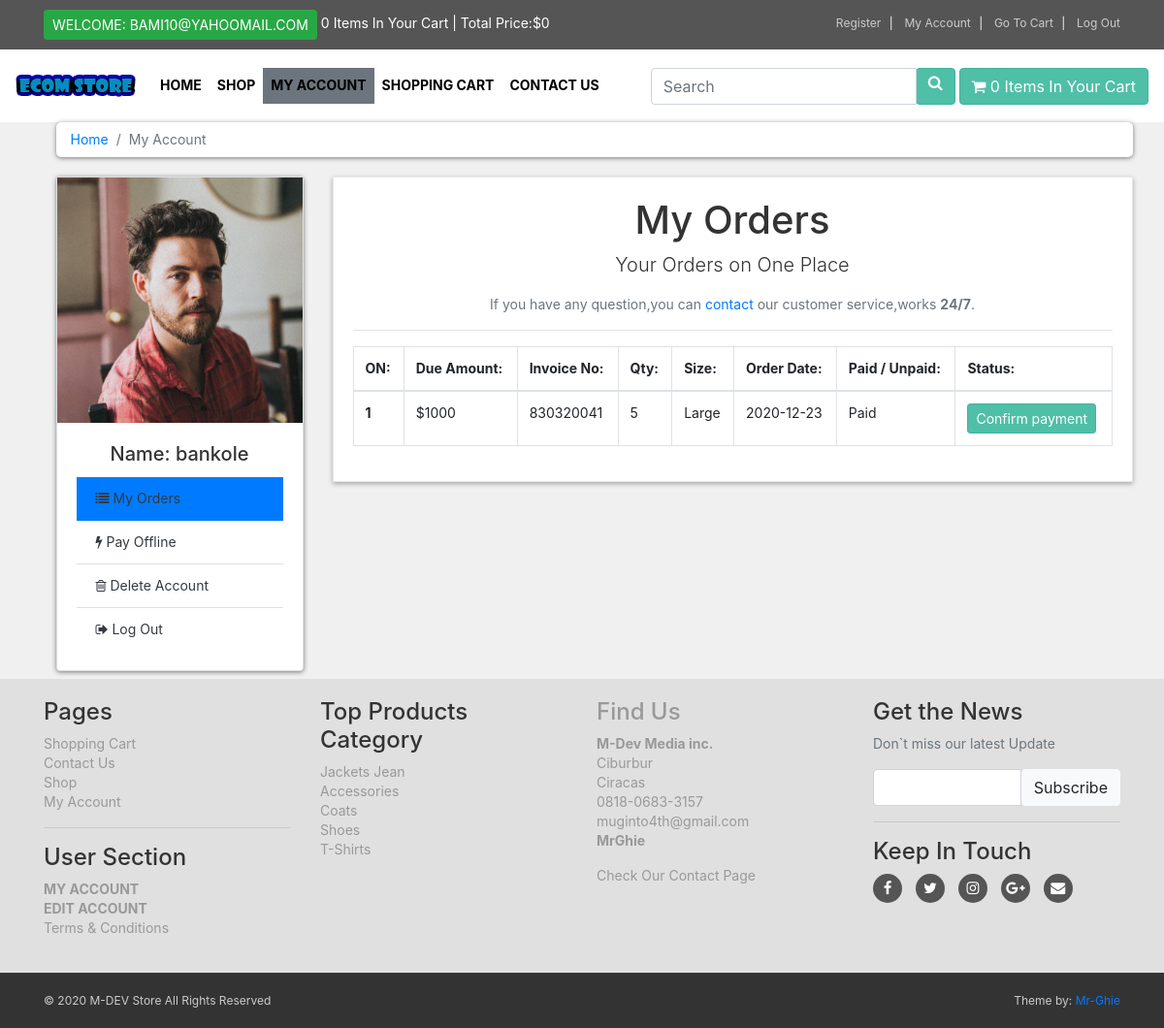
The app's page /customer/my_account.php?my_orders (signed in) with its own data.
### tables this page shows
CREATE TABLE `customers` (
  `customer_id` int(100) NOT NULL,
  `customer_name` varchar(255) NOT NULL,
  `customer_email` varchar(255) NOT NULL,
  `customer_pass` varchar(255) NOT NULL,
  `customer_country` text NOT NULL,
  `customer_cty` text NOT NULL,
  `customer_contact` varchar(255) NOT NULL,
  `customer_address` text NOT NULL,
  `customer_image` varchar(100) NOT NULL,
  `customer_ip` varchar(100) NOT NULL
);

CREATE TABLE `customer_orders` (
  `order_id` int(100) NOT NULL,
  `customer_id` int(100) NOT NULL,
  `due_amount` int(100) NOT NULL,
  `invoice_no` int(100) NOT NULL,
  `qty` int(100) NOT NULL,
  `size` text NOT NULL,
  `order_date` date NOT NULL,
  `order_status` text NOT NULL
);

CREATE TABLE `product_categories` (
  `p_cat_id` int(100) NOT NULL,
  `p_cat_title` text NOT NULL,
  `p_cat_desc` text NOT NULL
);

### customer/my_orders.php (the view)
<center>
    <h1>My Orders</h1>
    <p class="lead">Your Orders on One Place</p>
    <p class="text-muted">
        If you have any question,you can <a href="../contact.php"> contact</a> our customer service,works <strong>24/7</strong>.
    </p>
</center>
<hr>
<div class="table-responsive">
    <table class="table table-bordered table-hover">
        <thead>
            <tr>
                <th> ON: </th>
                <th> Due Amount: </th>
                <th> Invoice No: </th>
                <th> Qty: </th>
                <th> Size: </th>
                <th> Order Date: </th>
                <th> Paid / Unpaid: </th>
                <th> Status: </th>
            </tr>
        </thead>
        <tbody>
         <?php
          $customer_session = $_SESSION['customer_email'];
          $get_customer = "select * from customers where customer_email = '$customer_session'";
          $run_customer = mysqli_query($con,$get_customer);
          $row_customer = mysqli_fetch_array($run_customer);
          $customer_id = $row_customer['customer_id'];
          $get_orders = "select * from customer_orders where customer_id = '$customer_id'";
          $run_orders = mysqli_query($con,$get_orders);
          $i = 0;
          while ($row_orders = mysqli_fetch_array($run_orders)) {
            $order_id = $row_orders['order_id'];
            $due_amount = $row_orders['due_amount'];
            $invoice_no = $row_orders['invoice_no'];
            $qty = $row_orders['qty'];
            $size = $row_orders['size'];
            $order_date = substr($row_orders['order_date'],0,11);
            $order_status = $row_orders['order_status'];
            $i++;
            if ($order_status != 'Pending') {
                $order_status = 'Paid';
            }
            else{
                $order_status = 'Unpaid';
            }
         ?>
            <tr>
                <th><?php echo $i; ?></th>
                <td> $<?php echo $due_amount; ?> </td>
                <td> <?php echo $invoice_no; ?> </td>
                <td> <?php echo $qty; ?> </td>
                <td> <?php echo $size; ?> </td>
                <td> <?php echo $order_date; ?> </td>
                <td> <?php echo $order_status; ?> </td>
                <td>
                    <a href="confirm.php?order_id=<?php echo $order_id; ?>"  target="_blank" class="btn btn-primary btn-sm">Confirm payment</a>
                </td>
            </tr>
            <?php  }  ?>
        </tbody>
   </table>
</div>

### customer/includes/sidebar.php
<div class="card sidebar-menu mb-2">
   <?php
    $customer_session = $_SESSION['customer_email'];
    $get_customer = "select * from customers where customer_email='$customer_session'";
    $run_customer = mysqli_query($con,$get_customer);
    $row_customer = mysqli_fetch_array($run_customer);
    $customer_image = $row_customer['customer_image'];
    $customer_name = $row_customer['customer_name'];
    if (!isset($_SESSION['customer_email'])) {
    }
    else{
      echo "
         <center>
            <img src='customer_images/$customer_image' class='img-fluid'>
         </center>
      ";
    }
   ?>
  <div class="card-body">
    <h5 class='card-title text-center'>
      Name: <?php echo $customer_name; ?>
    </h5>
    <ul class="list-group list-group-flush">
      <li class="list-group-item <?php if(isset($_GET['my_orders'])){ echo "active";} ?>">
         <a href="my_account.php?my_orders" class="list-group-item-action text-dark">
           <i class="fa fa-list"></i> My Orders
         </a>
      </li>
      <li class="list-group-item <?php if(isset($_GET['pay_offline'])){ echo "active";} ?>">
         <a href="my_account.php?pay_offline" class="list-group-item-action text-dark">
           <i class="fa fa-bolt"></i> Pay Offline
         </a>
      </li>
      <li class="list-group-item <?php if(isset($_GET['delete_account'])){ echo "active";} ?>">
         <a href="my_account.php?delete_account" class="list-group-item-action text-dark">
           <i class="fa fa-trash-o"></i> Delete Account
         </a>
      </li>
      <li class="list-group-item">
         <a href="logout.php" class="list-group-item-action text-dark">
           <i class="fa fa-sign-out"></i> Log Out
         </a>
      </li>
  </ul>
  </div>
</div>

### customer/includes/footer.php (shortened to what this page needs)
<div id="footer">
    <div class="container">
        <div class="row">
            <div class="col-sm-6 col-md-3">
             <h4>Pages</h4>
              <ul>
                  <li><a href="../cart.php">Shopping Cart</a></li>
                  <li><a href="../contact.php">Contact Us</a></li>
                  <li><a href="../shop.php">Shop</a></li>
                  <li><a href="customer/my_account.php">My Account</a></li>
              </ul>
              <hr>
              <h4>User Section</h4>
              <ul>
                  <li>
                    <?php
                        if (!isset($_SESSION['customer_email'])) {
                            echo "<a  class='nav-link' href='../checkout.php'>Login</a>";
                        }
                        else {
                            echo "<a  class='nav-link' href='customer/my_account.php?my_orders'>My Account</a>";
                        }
                    ?>
                  </li>
                  <li>
                    <?php
                        if (!isset($_SESSION['customer_email'])) {
                            echo "<a  class='nav-link' href='../checkout.php'>Login</a>";
                        }
                        else {
                            echo "<a  class='nav-link' href='my_account.php?edit_account'>Edit Account</a>";
                        }
                        ?>
                  </li>
                  <li><a href="../terms.php">Terms & Conditions</a></li>
              </ul>
            </div>
            <div class="col-sm-6 col-md-3">
               <h4>Top Products Category</h4>
               <ul>
                   <?php
                    $get_p_cats = "select * from product_categories";
                    $run_p_cats = mysqli_query($con,$get_p_cats);
                    while ($row_p_cats = mysqli_fetch_array($run_p_cats)) {
                        $p_cat_id = $row_p_cats['p_cat_id'];
                        $p_cat_title = $row_p_cats['p_cat_title'];
                        echo "
                           <li>
                              <a href='../shop.php?p_cat=$p_cat_id'>
                                $p_cat_title
                              <?a>
                           </li>
                        ";
                    }
                   ?>
               </ul>
            </div>
            <div class="col-sm-6 col-md-3">
              <h4>Find Us</h4>
              <p>
                <strong>M-Dev Media inc.</strong>
                <br>Ciburbur
                <br>Ciracas
                <br>0818-0683-3157
                <br>muginto4th@gmail.com
                <br><strong>MrGhie</strong>
              </p>
              <a href="../contact.php">Check Our Contact Page</a>
            </div>
            <div class="col-sm-6 col-md-3">
                <h4>Get the News</h4>
                <p class="text-muted">
                    Don`t miss our latest Update
                </p>
                <form action="" method="POST">
                    <div class="input-group">
                        <input type="text" class="form-control" name="email">
                        <span class="input-group-btn">
                            <input type="submit" value="Subscribe" class="btn btn-light">
                        </span>
                    </div>
                </form>
                <hr>
                <h4>Keep In Touch</h4>
                <p class="social">
                    <a href="../" class="fa fa-facebook"></a>
                    <a href="../" class="fa fa-twitter"></a>
                    <a href="../" class="fa fa-instagram"></a>
                    <a href="../" class="fa fa-google-plus"></a>
                    <a href="../" class="fa fa-envelope"></a>
                </p>
            </div>
        </div>
    </div>
</div>
<div id="copyright">
    <div class="container">
        <div class="row">
            <div class="col-md-6">
                <p class="pull-left">&copy; 2020 M-DEV Store All Rights Reserved</p>
            </div>
            <div class="col-md-6">
                <p class="pull-right">Theme by: <a href="#">Mr-Ghie</a></p>
            </div>
        </div>
    </div>
</div>

### customer/style/style.css (style rules this page uses)
* { margin: 0; padding: 0; }
body { font-size: 14px; line-height: 1.43; color: #333333; background: #f0f0f0; overflow-x: hidden; }
.nav-link { text-transform: uppercase; font-weight: bold; font-size: 14px; color: #000000; }
.btn-primary { color:rgb(255, 255,255); background: rgb(79, 191, 168); border-color: rgb(65, 179,156); }
#footer { background: #e0e0e0; padding: 20px 0; }
#footer a { color: #999999; padding: 0; text-decoration: none; }
#footer ul { list-style: none; padding: 0px; }
.social { text-align: left; }
#footer .social a { margin: 0px 10px 0px 0px; display: inline-block; color: #ffffff; width: 30px; height: 30px; border-radius: 15px; line-height: 30px; font-size: 15px; text-align: center; vertical-align: bottom; background: #555555; text-decoration: none; }
#copyright { background: #333333; color: #cccccc; padding: 20px 0px; font-size: 12px; }
#copyright p { margin: 0px; }
#content .card.sidebar-menu { box-sizing: border-box; box-shadow: 0px 1px 5px rgba(0, 0, 0, .5); }

### records on screen
customers: customer_image (picture), customer_name "bankole"
customer_orders: due_amount "1000", invoice_no "830320041", qty "5", size "Large", order_date "2020-12-23", order_status "Paid"
product_categories: p_cat_title "Jackets Jean"
product_categories: p_cat_title "Accessories"
product_categories: p_cat_title "Coats"
product_categories: p_cat_title "Shoes"
product_categories: p_cat_title "T-Shirts"

### other values on screen
$_SESSION['customer_email'] "BAMI10@YAHOOMAIL.COM"
$count_itmes "0 0"
$total "0"
